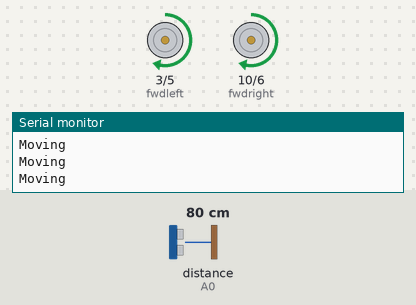
Recording of a sketch running on a simulated Arduino Uno, built with avr-gcc and run on an emulated ATmega328P. On the bench: motor-driver pin pairs drawn as motors (green arrow = first pin HIGH = forward, orange = second pin HIGH = backward, longer = more drive), the last lines printed to the serial monitor. Wiring (inferred from the names in the program): ultrasonic range finder: trigger pin 9; echo A0. The test bench sets the inputs (shaded band); at power-on: distance to the obstacle (sensor on A0) 80 cm. The echo pulse lasts 58.3 µs per cm.

Above: at 1.2 s.
1.3 s: distance to the obstacle (sensor on A0) set to 14 cm
2.8 s: distance to the obstacle (sensor on A0) set to 11 cm
At 3.6 s:
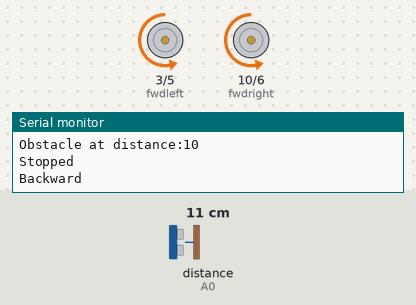
5.8 s: distance to the obstacle (sensor on A0) set to 18 cm
At 7.2 s:
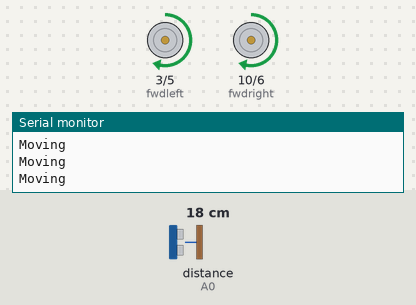
7.5 s: distance to the obstacle (sensor on A0) set to 2 cm
At 7.9 s:
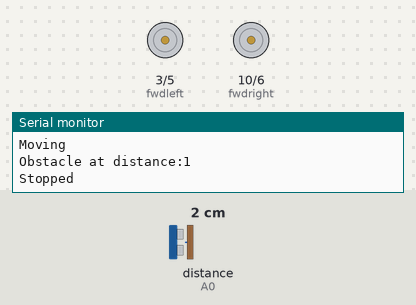
Timing chart, 0 to 11.5 s (numbered marks = the images above; inputs shaded):
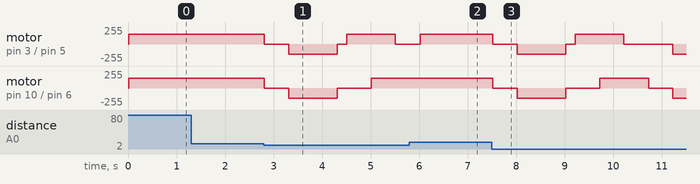

Measured:
- the behaviour switches between 13 and 12 cm on distance to the obstacle (sensor on A0) (found by bisection; images 0 and 1)
- after the input at 5.8 s, motor on pin 3 (fwdleft) / pin 5 (revleft): stopped → forward 150/255 after 0.22 s; motor on pin 10 (fwdright) / pin 6 (revright): stays forward 150/255 (without the input it goes to stopped after 0.22 s)

The sketch:

obstacle_avoidence_robot.ino
```cpp
int trigPin = 9;
int echoPin = A0;

int revleft = 5;
int fwdleft = 3;
int revright = 6;
int fwdright = 10;

long duration;
int cm;

void setup() {

  Serial.begin(9600);
  pinMode(revleft, OUTPUT);
  pinMode(fwdleft, OUTPUT);
  pinMode(revright, OUTPUT);
  pinMode(fwdright, OUTPUT);

  pinMode(trigPin, OUTPUT);
}

void loop() {

  digitalWrite(trigPin, LOW);
  delayMicroseconds(2);
  digitalWrite(trigPin, HIGH);
  delayMicroseconds(10);
  digitalWrite(trigPin,LOW);
  duration = pulseIn(echoPin, HIGH);
  cm = (duration / 29)/2;
  delay(10);

  if(cm<12)
  {
    Serial.print("Obstacle at distance:");
    Serial.println(cm);
    analogWrite(fwdright, 0);
    analogWrite(revright, 0);
    analogWrite(fwdleft, 0);
    analogWrite(revleft, 0);
    Serial.println("Stopped");
    delay(500);
    analogWrite(fwdright, 0);
    analogWrite(revright, 150);
    analogWrite(fwdleft, 0);
    analogWrite(revleft, 150);
    Serial.println("Backward");
    delay(1000);
    analogWrite(fwdright, 0);
    analogWrite(revright, 0);
    analogWrite(fwdleft, 0);
    analogWrite(revleft, 0);
    Serial.println("Stopped");
    delay(200);
    analogWrite(fwdright, 0);
    analogWrite(revright, 0);
    analogWrite(revleft, 0);
    analogWrite(fwdleft, 150);
    Serial.println("turning left");
    delay(500);
    analogWrite(fwdright, 150);
    analogWrite(revright, 0);
    analogWrite(fwdleft, 150);
    analogWrite(revleft, 0);
    Serial.println("Moving");
    delay(500);
    analogWrite(fwdright, 150);
    analogWrite(revright, 0);
    analogWrite(revleft, 0);
    analogWrite(fwdleft, 0);
    Serial.println("turning right");
    delay(500);
  }
  else
  {
    analogWrite(fwdright, 150);
    analogWrite(revright, 0);
    analogWrite(fwdleft, 150);
    analogWrite(revleft, 0);
    Serial.println("Moving");
  }
}
```
